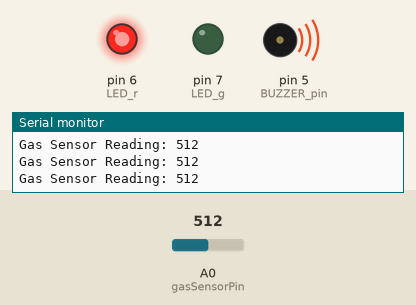
This sketch was run on a simulated Arduino Uno, built with avr-gcc and run on an emulated ATmega328P. Parts: output pins drawn as LEDs (lit = HIGH), buzzer (waves = sounding), the last lines printed to the serial monitor. Inputs (shaded band) come from the test bench; at power-on: A0 (gasSensorPin) = 512.

Above: at 1.2 s.
1.3 s: A0 (gasSensorPin) set to 416
2.8 s: A0 (gasSensorPin) set to 389
At 3.7 s:
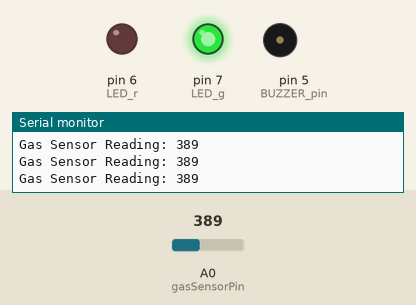
4.3 s: A0 (gasSensorPin) set to 410
At 5.1 s:
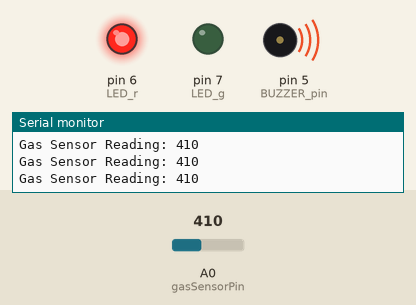
5.8 s: A0 (gasSensorPin) set to 390
At 6.5 s:
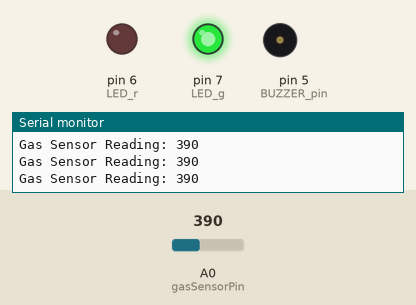
Timing chart, 0 to 8.3 s (numbered marks = the images above; inputs shaded):
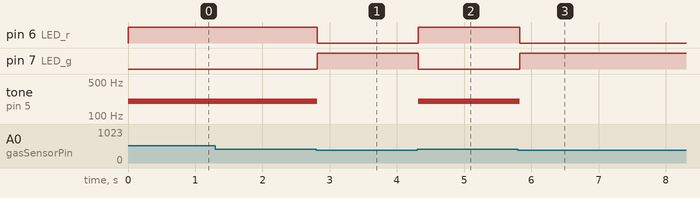

The sketch:

gassensor1.ino
```cpp
// C++ code
//
int gassensor = 0;
const int gasSensorPin = A0;
const int threshold = 400;
int LED_g = 7;
int LED_r = 6;
int BUZZER_pin = 5;

void setup(){
  Serial.begin(9600);
  pinMode(LED_g, OUTPUT);
  pinMode(LED_r, OUTPUT);
  pinMode(BUZZER_pin, OUTPUT);
}
void loop(){
  gassensor = analogRead(gasSensorPin);
  Serial.print("Gas Sensor Reading: ");
  Serial.println(gassensor);

  if(gassensor > threshold){
    digitalWrite(LED_g, LOW);
    digitalWrite(LED_r, HIGH);
    tone(BUZZER_pin, 200, 500);
  }
  else{
    digitalWrite(LED_g, HIGH);
    digitalWrite(LED_r, LOW);
    noTone(BUZZER_pin);
  }
  delay(100);
}
```

Measured:
- the behaviour switches between 401 and 400 on A0 (gasSensorPin) (found by bisection; images 0 and 1)
- after the input at 2.8 s, pin 6 (LED_r): HIGH → LOW at once; pin 7 (LED_g): LOW → HIGH at once; tone on pin 5 (BUZZER_pin): 200 Hz → silent at once
- after the input at 4.3 s, pin 6 (LED_r): LOW → HIGH at once; pin 7 (LED_g): HIGH → LOW at once; tone on pin 5 (BUZZER_pin): silent → 200 Hz at once
- after the input at 5.8 s, pin 6 (LED_r): HIGH → LOW at once; pin 7 (LED_g): LOW → HIGH at once; tone on pin 5 (BUZZER_pin): 200 Hz → silent at once
